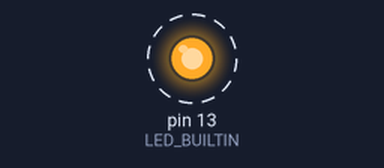
Bench run of a sketch on a simulated Arduino Uno, built with avr-gcc and run on an emulated ATmega328P. Parts: output pins drawn as LEDs (lit = HIGH). Dashed ring = blinking.

Above: at 0.2 s.
Timing chart, 0 to 3.0 s (numbered marks = the images above):
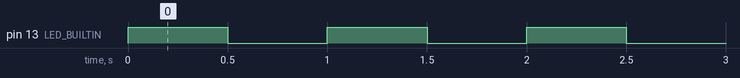

The sketch:

bench_blink.ino
```cpp
constexpr unsigned long BLINK_INTERVAL_MS = 500;

void setup() {
  pinMode(LED_BUILTIN, OUTPUT);
}

void loop() {
  digitalWrite(LED_BUILTIN, HIGH);
  delay(BLINK_INTERVAL_MS);

  digitalWrite(LED_BUILTIN, LOW);
  delay(BLINK_INTERVAL_MS);
}
```

Measured:
- by itself, pin 13 (LED_BUILTIN): alternates HIGH for 0.50 s and LOW for 0.50 s
